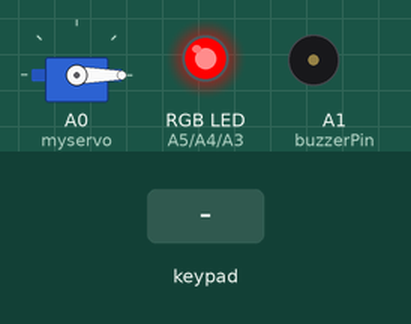
This sketch was run on a simulated Arduino Uno, built with avr-gcc and run on an emulated ATmega328P. Shown: servo, an RGB LED mixed from three pins (HIGH = lit), buzzer (waves = sounding). Dashed ring = blinking. The test bench sets the inputs (shaded band). The local clock reads 2024-03-15 10:24:30 at power-on unless the sketch sets it; random numbers use the default seed unless the sketch sets one; what the sketch prints to the serial monitor is not drawn.

Above: at 1.9 s.
2.0 s: key '*' pressed
At 2.8 s:
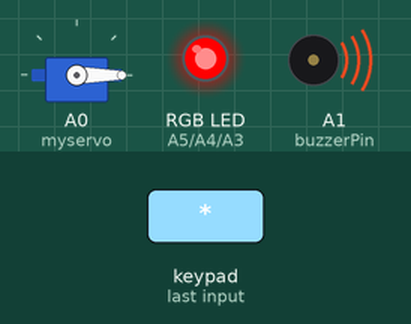
4.5 s: keypad keys 8 7 6 5 # pressed 0.4 s apart
At 7.8 s:
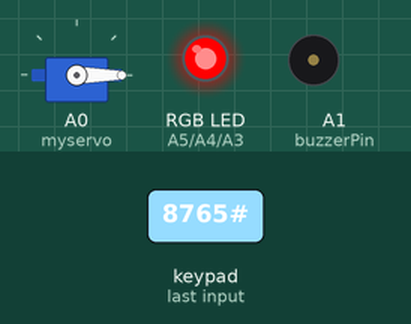
8.0 s: key 'A' pressed
9.5 s: keypad keys 8 7 6 5 A pressed 0.4 s apart
At 13.6 s:
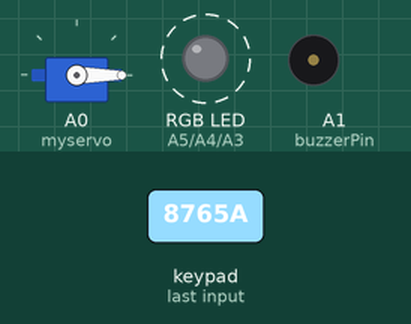
14.5 s: key 'B' pressed
17.0 s: keypad keys 8 7 6 5 * pressed 0.4 s apart
At 20.5 s:
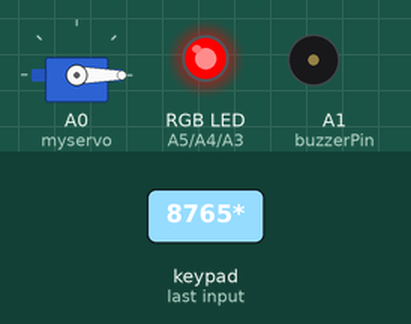
Timing chart, 0 to 22.0 s (numbered marks = the images above; inputs shaded):
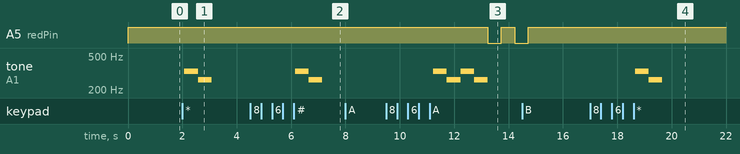

Measured:
- after the input at 2.0 s, tone on A1 (buzzerPin): silent → 330 Hz after 0.08 s, → 262 Hz 0.50 s later, → silent 0.50 s later
- after the input at 4.5 s, tone on A1 (buzzerPin): silent → 330 Hz after 1.6 s, → 262 Hz 0.50 s later, → silent 0.50 s later
- after the input at 8.0 s, every drawn part: stays the same
- after the input at 9.5 s, A5 (redPin): HIGH → LOW after 3.7 s, → HIGH 0.50 s later, → LOW 0.50 s later; tone on A1 (buzzerPin): plays 330 Hz for 0.50 s, 262 Hz for 0.50 s, 330 Hz for 0.50 s, 262 Hz for 0.50 s, starting after 1.7 s
- after the input at 17.0 s, tone on A1 (buzzerPin): silent → 330 Hz after 1.7 s, → 262 Hz 0.50 s later, → silent 0.50 s later

The sketch:

lockhome_final.ino
```cpp
#include <Keypad.h>  // 키패드 라이브러리
#include <Wire.h>
#include <Servo.h> // 서보모터 라이브러리
#include <ThreeWire.h>  // RTC 관련
#include <RtcDS1302.h>  // RTC 관련
#include <SoftwareSerial.h> // 블루투스 라이브러리
#include <ArduinoJson.h> //JSON 생성 라이브러리

SoftwareSerial mySerial(9, 10); //블루투스의 Tx, Rx핀을 9번 10번핀으로 설정
ThreeWire myWire(12,11,13); // IO, SCLK, CE, RTC 핀 번호 설정
RtcDS1302<ThreeWire> Rtc(myWire);

char password[6];  // 비밀번호
int position = 0;
int wrong = 0;

char datestring[20]; // 시간 표시하는 배열
const byte rows = 4;
const byte cols = 4;
// 키패드의 행, 열의 갯수

char keys[rows][cols] = {
  {'1', '2', '3', 'A'},
  {'4', '5', '6', 'B'},
  {'7', '8', '9', 'C'},
  {'*', '0', '#', 'D'}
};
// 키패드 버튼 위치 설정

byte rowPins[rows] = {8, 7, 6, 5};
byte colPins[cols] = {4, 3, 2, 1};
// 키패드에 연결된 핀번호 설정(데이터 시트 참고)

Servo myservo;
Keypad keypad = Keypad(makeKeymap(keys), rowPins, colPins, rows, cols); // 키패드 오브젝트 생성

int redPin = A5;       // RGB 핀번호 설정
int greenPin = A4;
int bluePin = A3;
int buzzerPin = A1; // 부저 핀번호 설정

void setup()
{
      pinMode(redPin, OUTPUT);
      pinMode(greenPin, OUTPUT);
      pinMode(bluePin, OUTPUT);
      pinMode(buzzerPin, OUTPUT); // LED와 부저 출력 모드 설정
      Serial.begin(9600);    // 시리얼 통신 속도
      mySerial.begin(9600);  // 블루투스와 아두이노의 통신속도를 9600으로 설정
      myservo.attach(A0);    // 서브모터 핀번호 지정
      myservo.write(0);      // 서브모터 초기화
      setLocked(true);       // 잠금상태로 지정
      Rtc.Begin();           // RTC 시작
      makePassword();        // 새비밀번호 부여
      currentPassword();      // 현재 비밀번호 확인
}

void loop()
{
  char key = keypad.getKey(); // 키패드에서 입력된 값을 가져옵니다.
  Serial.print(key); // 키패드 입력값 표시

  RtcDateTime now = Rtc.GetDateTime();
  printDateTime(now);

  if (((datestring[17] == '0') && (datestring[18] == '0')) || ((datestring[17] == '3') && (datestring[18] == '0')))
  {
      Serial.println();  // 0초가 될 때마다 비밀번호 초기화
      makePassword();
      currentPassword();
      delay(1000);
  }

  if((key >= '0' && key <= '9') || (key >= 'A' && key <='D') || (key == '*' || key == '#')) // 키패드에서 입력된 값을 조사하여 맞게 입력된 값일 경우(키패드에 있는 버튼이 맞을경우) 비교
  {
        if(key == '*' || key == '#') // *, # 버튼을 눌렀을 경우
        {
                position = 0;
                wrong = 0; // 입력 초기화
                setLocked(true); // 잠금상태로 세팅
                myservo.write(0);
                toneLock();
        }

        else if(key == password[position])// 해당 자리에 맞는 비밀번호가 입력됬을 경우
        {
                position++; // 다음 자리로 넘어 감
                wrong = 0; // 비밀번호 오류 값을 0으로 만듬
        }

        else if(key != password[position])// 해당 자리에 맞지 않는 비밀번호가 입력됬을 경우
        {
                position = 0; // 비밀번호를 맞았을 경우를 0으로 만듬
                setLocked(true); // 잠금상태로 세팅
                wrong++; // 비밀번호 오류 값을 늘려준다
        }

        if(position == 6) // 6자리 비밀번호가 모두 맞았을 경우
        {
                setLocked(false); // 잠금상태를 해제 함
                myservo.write(90);    // 서보모터 각도 변화 90도
                toneSuec(); // 잠금해제 성공시 부저
                Serial.println();

                const size_t capacity = JSON_OBJECT_SIZE(2);
                DynamicJsonDocument suec(capacity);
                suec["lockTime"].set(datestring);
                suec["lockSet"].set("O");

                serializeJson(suec, Serial); // 시리얼에 JSON으로 내용출력
                serializeJson(suec, mySerial); // JSON형식으로 블루투스 전송
        }


    if(wrong == 6)// 비밀번호 오류를 5번 했을 경우
    {
              myservo.write(0);           // 서보모터 각도 변화 0도
              toneFail();
              blink(); // Red LED를 깜빡여 준다.
              wrong = 0; // 비밀번호 오류 값을 0으로 만들어 준다.
              Serial.println();

              const size_t capacity = JSON_OBJECT_SIZE(2);
              DynamicJsonDocument fail(capacity);
              fail["lockTime"].set(datestring);
              fail["lockSet"].set("X");

              serializeJson(fail, Serial);
              serializeJson(fail, mySerial);
    }
  }
  delay(100);
}

void setLocked(int locked)// 잠금시와 해제시에 맞는 LED를 세팅해 주는 함수
{
      if(locked) // 잠금시 Red LED를 켜주고, Green LED를 꺼준다.
      {
              digitalWrite(redPin, HIGH);
              digitalWrite(greenPin, LOW);
      }

      else // 해제시 Red LED를 꺼주고, Green LED를 켜준다.
      {
              digitalWrite(redPin, LOW);
              digitalWrite(greenPin, HIGH);
      }
}

void blink()   // 비밀번호 4번 오류시 Red LED를 깜빡여 주는 함수.
{
      for(int i = 0; i < 2; i++)   // 딜레이 만큼 Red LED를 껐다 켰다 해준다. 총 5회
      {
              digitalWrite(redPin, LOW);
              delay(500);
              digitalWrite(redPin, HIGH);
              delay(500);
      }
}

void toneSuec() // 비밀번호 일치시 부저 음
{
      tone(buzzerPin, 262, 500); //음의 주파수 262, 음의 지속시간 0.5초
      delay(500);
      tone(buzzerPin, 330, 500); //음의 주파수 330, 음의 지속시간 0.5초
      delay(500);
      tone(buzzerPin, 392, 500); //음의 주파수 392, 음의 지속시간 0.5초
      delay(500);
      tone(buzzerPin, 523, 500); //음의 주파수 523, 음의 지속시간 0.5초
      delay(500);
}

void toneFail() // 비밀번호 불일치시 부저 음
{
      tone(buzzerPin, 330, 500); //음의 주파수 330, 음의 지속시간 0.5초
      delay(500);
      tone(buzzerPin, 262, 500); //음의 주파수 262, 음의 지속시간 0.5초
      delay(500);
      tone(buzzerPin, 330, 500); //음의 주파수 330, 음의 지속시간 0.5초
      delay(500);
      tone(buzzerPin, 262, 500); //음의 주파수 262, 음의 지속시간 0.5초
      delay(500);
}

void toneLock ()
{
      tone(buzzerPin, 330, 500); //음의 주파수 330, 음의 지속시간 0.5초
      delay(500);
      tone(buzzerPin, 262, 500); //음의 주파수 262, 음의 지속시간 0.5초
      delay(500);
}

// 여기는 RTC로 현재시간 표시
#define countof(a) (sizeof(a) / sizeof(a[0]))

void printDateTime(const RtcDateTime& dt) // 현재 날짜 및 시간
{
    snprintf_P(datestring,
            countof(datestring),
            PSTR("%04u/%02u/%02u %02u:%02u:%02u"),
            dt.Year(),
            dt.Month(),
            dt.Day(),
            dt.Hour(),
            dt.Minute(),
            dt.Second() );
}

void makePassword() // 6자리 비밀번호 생성
{
  char number1, number2, number3, number4, number5, number6;
  number1 = random(48, 58);
  number2 = random(48, 58);
  number3 = random(48, 58);
  number4 = random(48, 58);
  number5 = random(48, 58);
  number6 = random(48, 58);

  password[0] = number1;
  password[1] = number2;
  password[2] = number3;
  password[3] = number4;
  password[4] = number5;
  password[5] = number6;
}

void currentPassword() // 현재 비밀번호 확인
{
  String str;
  str = password;

  const size_t capacity = JSON_OBJECT_SIZE(2);
  DynamicJsonDocument pw(capacity);
  pw["password"].set(str);
  serializeJson(pw, Serial);
  serializeJson(pw, mySerial);
}
```
